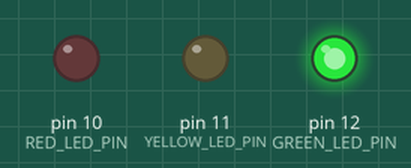
Bench run of a sketch on a simulated Arduino Uno, built with avr-gcc and run on an emulated ATmega328P. On the bench: output pins drawn as LEDs (lit = HIGH).

Above: at 0.2 s.
At 0.7 s:
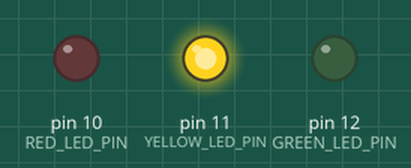
At 2.7 s:
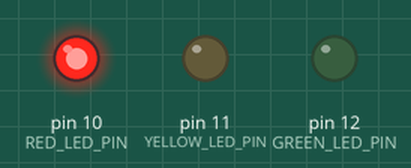
Timing chart, 0 to 3.5 s (numbered marks = the images above):
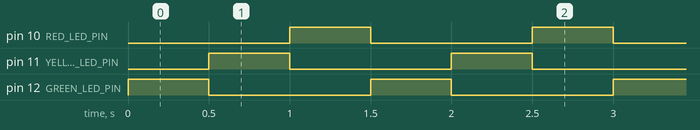

The sketch:

prove_led.ino
```cpp
const unsigned int RED_LED_PIN = 10;
const unsigned int YELLOW_LED_PIN = 11;
const unsigned int GREEN_LED_PIN = 12;
const unsigned int PAUSE = 500;

void setup() {
  pinMode(RED_LED_PIN, OUTPUT);
  pinMode(YELLOW_LED_PIN, OUTPUT);
  pinMode(GREEN_LED_PIN, OUTPUT);
}

void loop() {
  digitalWrite(GREEN_LED_PIN, HIGH);
  delay(PAUSE);
  digitalWrite(GREEN_LED_PIN, LOW);
  digitalWrite(YELLOW_LED_PIN, HIGH);
  delay(PAUSE);
  digitalWrite(YELLOW_LED_PIN, LOW);
  digitalWrite(RED_LED_PIN, HIGH);
  delay(PAUSE);
  digitalWrite(RED_LED_PIN, LOW);
}
```

Measured:
- by itself, pin 10 (RED_LED_PIN), pin 11 (YELLOW_LED_PIN), pin 12 (GREEN_LED_PIN): alternates HIGH for 0.50 s and LOW for 1.0 s
- by itself, everything shown: repeats every 1.5 s, in 4 steps
